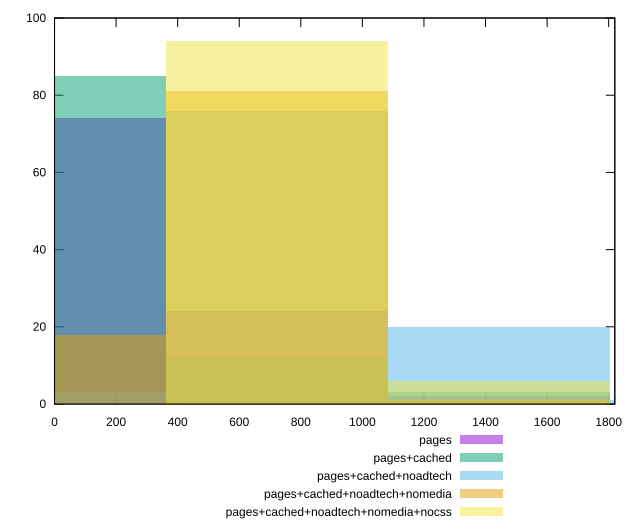

Generate this figure with gnuplot:
reset

$pages <<EOF
0 74
722.2090255475397 24
1444.4180510950794 2
EOF

$pagesCached <<EOF
722.2090255475397 12
0 85
1444.4180510950794 3
EOF

$pagesCachedNoadtech <<EOF
1444.4180510950794 20
722.2090255475397 76
2166.627076642619 1
0 3
EOF

$pagesCachedNoadtechNomedia <<EOF
722.2090255475397 81
0 18
1444.4180510950794 1
EOF

$pagesCachedNoadtechNomediaNocss <<EOF
1444.4180510950794 6
722.2090255475397 94
EOF

set key outside below
set boxwidth 722.2090255475397
set xrange [0:1820]
set yrange [0:100]
set trange [0:100]
set style fill transparent solid 0.5 noborder
set terminal svg size 640, 530 enhanced background rgb 'white'
set output "report_00014_2021-02-09T15:56:05.503Z/uses-http2/comparison/histogram/all_raw.svg"

plot $pages title "pages" with boxes, \
     $pagesCached title "pages+cached" with boxes, \
     $pagesCachedNoadtech title "pages+cached+noadtech" with boxes, \
     $pagesCachedNoadtechNomedia title "pages+cached+noadtech+nomedia" with boxes, \
     $pagesCachedNoadtechNomediaNocss title "pages+cached+noadtech+nomedia+nocss" with boxes

reset
